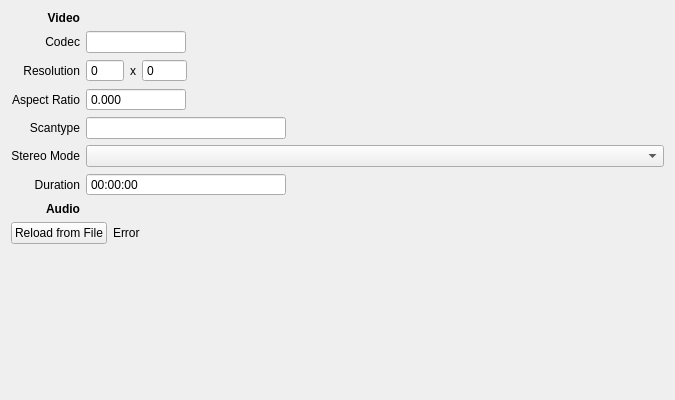
<?xml version="1.0" encoding="UTF-8"?>
<ui version="4.0">
 <class>ConcertStreamDetailsWidget</class>
 <widget class="QWidget" name="ConcertStreamDetailsWidget">
  <property name="geometry">
   <rect>
    <x>0</x>
    <y>0</y>
    <width>675</width>
    <height>400</height>
   </rect>
  </property>
  <layout class="QVBoxLayout" name="verticalLayout_2">
   <item>
    <layout class="QGridLayout" name="streamDetails">
     <item row="1" column="0">
      <widget class="QLabel" name="label_31">
       <property name="text">
        <string>Codec</string>
       </property>
       <property name="alignment">
        <set>Qt::AlignRight|Qt::AlignTrailing|Qt::AlignVCenter</set>
       </property>
      </widget>
     </item>
     <item row="3" column="1">
      <widget class="QDoubleSpinBox" name="videoAspectRatio">
       <property name="maximumSize">
        <size>
         <width>100</width>
         <height>16777215</height>
        </size>
       </property>
       <property name="buttonSymbols">
        <enum>QAbstractSpinBox::NoButtons</enum>
       </property>
       <property name="decimals">
        <number>3</number>
       </property>
      </widget>
     </item>
     <item row="6" column="1">
      <widget class="QTimeEdit" name="videoDuration">
       <property name="maximumSize">
        <size>
         <width>200</width>
         <height>16777215</height>
        </size>
       </property>
       <property name="buttonSymbols">
        <enum>QAbstractSpinBox::NoButtons</enum>
       </property>
       <property name="displayFormat">
        <string>HH:mm:ss</string>
       </property>
      </widget>
     </item>
     <item row="4" column="1">
      <widget class="QLineEdit" name="videoScantype">
       <property name="maximumSize">
        <size>
         <width>200</width>
         <height>16777215</height>
        </size>
       </property>
      </widget>
     </item>
     <item row="0" column="0">
      <widget class="QLabel" name="label_27">
       <property name="font">
        <font>
         <bold>true</bold>
        </font>
       </property>
       <property name="text">
        <string>Video</string>
       </property>
       <property name="alignment">
        <set>Qt::AlignRight|Qt::AlignTrailing|Qt::AlignVCenter</set>
       </property>
      </widget>
     </item>
     <item row="7" column="0">
      <widget class="QLabel" name="labelStreamDetailsAudio">
       <property name="font">
        <font>
         <bold>true</bold>
        </font>
       </property>
       <property name="text">
        <string>Audio</string>
       </property>
       <property name="alignment">
        <set>Qt::AlignRight|Qt::AlignTrailing|Qt::AlignVCenter</set>
       </property>
      </widget>
     </item>
     <item row="4" column="0">
      <widget class="QLabel" name="label_32">
       <property name="text">
        <string>Scantype</string>
       </property>
       <property name="alignment">
        <set>Qt::AlignRight|Qt::AlignTrailing|Qt::AlignVCenter</set>
       </property>
      </widget>
     </item>
     <item row="6" column="0">
      <widget class="QLabel" name="label_33">
       <property name="text">
        <string>Duration</string>
       </property>
       <property name="alignment">
        <set>Qt::AlignRight|Qt::AlignTrailing|Qt::AlignVCenter</set>
       </property>
      </widget>
     </item>
     <item row="2" column="1">
      <layout class="QHBoxLayout" name="horizontalLayout_16">
       <item>
        <widget class="QSpinBox" name="videoWidth">
         <property name="buttonSymbols">
          <enum>QAbstractSpinBox::NoButtons</enum>
         </property>
         <property name="maximum">
          <number>9999</number>
         </property>
        </widget>
       </item>
       <item>
        <widget class="QLabel" name="label_30">
         <property name="text">
          <string notr="true">x</string>
         </property>
        </widget>
       </item>
       <item>
        <widget class="QSpinBox" name="videoHeight">
         <property name="buttonSymbols">
          <enum>QAbstractSpinBox::NoButtons</enum>
         </property>
         <property name="maximum">
          <number>99999</number>
         </property>
        </widget>
       </item>
       <item>
        <spacer name="horizontalSpacer_10">
         <property name="orientation">
          <enum>Qt::Horizontal</enum>
         </property>
         <property name="sizeHint" stdset="0">
          <size>
           <width>40</width>
           <height>20</height>
          </size>
         </property>
        </spacer>
       </item>
      </layout>
     </item>
     <item row="3" column="0">
      <widget class="QLabel" name="label_29">
       <property name="text">
        <string>Aspect Ratio</string>
       </property>
       <property name="alignment">
        <set>Qt::AlignRight|Qt::AlignTrailing|Qt::AlignVCenter</set>
       </property>
      </widget>
     </item>
     <item row="1" column="1">
      <widget class="QLineEdit" name="videoCodec">
       <property name="maximumSize">
        <size>
         <width>100</width>
         <height>16777215</height>
        </size>
       </property>
      </widget>
     </item>
     <item row="2" column="0">
      <widget class="QLabel" name="label_28">
       <property name="text">
        <string>Resolution</string>
       </property>
       <property name="alignment">
        <set>Qt::AlignRight|Qt::AlignTrailing|Qt::AlignVCenter</set>
       </property>
      </widget>
     </item>
     <item row="5" column="0">
      <widget class="QLabel" name="label_12">
       <property name="text">
        <string>Stereo Mode</string>
       </property>
       <property name="alignment">
        <set>Qt::AlignRight|Qt::AlignTrailing|Qt::AlignVCenter</set>
       </property>
      </widget>
     </item>
     <item row="5" column="1">
      <widget class="QComboBox" name="stereoMode"/>
     </item>
    </layout>
   </item>
   <item>
    <layout class="QHBoxLayout" name="horizontalLayout_17">
     <item>
      <widget class="QPushButton" name="buttonReloadStreamDetails">
       <property name="text">
        <string>Reload from File</string>
       </property>
       <property name="icon">
        <iconset resource="../../../data/MediaElch.qrc">
         <normaloff>:/img/arrow_circle_right_white.png</normaloff>:/img/arrow_circle_right_white.png</iconset>
       </property>
      </widget>
     </item>
     <item>
      <widget class="QLabel" name="lblReloadStreamDetailsError">
       <property name="text">
        <string notr="true">Error</string>
       </property>
      </widget>
     </item>
     <item>
      <spacer name="horizontalSpacer_9">
       <property name="orientation">
        <enum>Qt::Horizontal</enum>
       </property>
       <property name="sizeHint" stdset="0">
        <size>
         <width>40</width>
         <height>20</height>
        </size>
       </property>
      </spacer>
     </item>
    </layout>
   </item>
   <item>
    <spacer name="verticalSpacer_8">
     <property name="orientation">
      <enum>Qt::Vertical</enum>
     </property>
     <property name="sizeHint" stdset="0">
      <size>
       <width>20</width>
       <height>98</height>
      </size>
     </property>
    </spacer>
   </item>
  </layout>
 </widget>
 <resources>
  <include location="../../../data/MediaElch.qrc"/>
 </resources>
 <connections/>
</ui>
